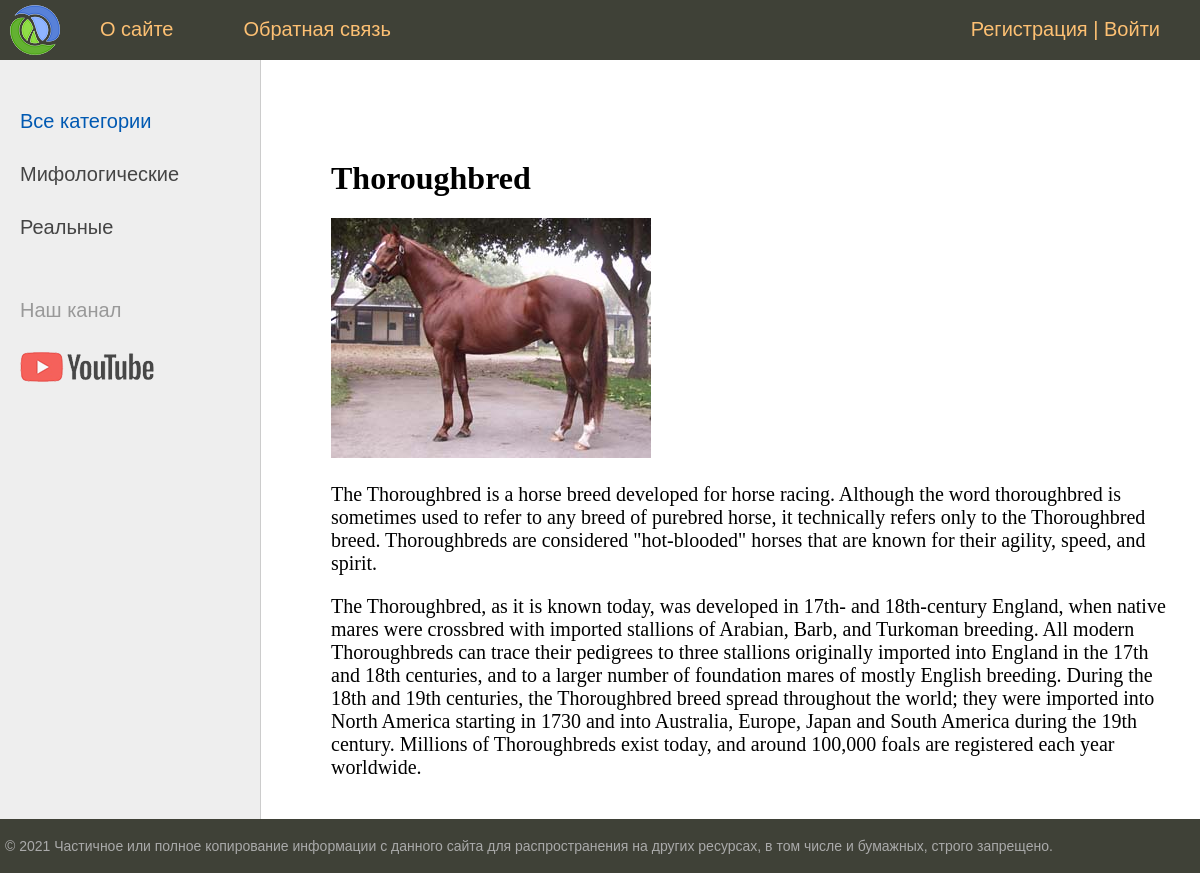
The page /post/thoroughbred/ on the database its author committed.
### horses/models.py (models this page shows, shortened)
class Category(models.Model):
    name = models.CharField(max_length=100, db_index=True, verbose_name='Категория')
    slug = models.SlugField(max_length=255, unique=True, db_index=True, verbose_name='URL')
    class Meta:
        verbose_name = 'Категория'
        verbose_name_plural = 'Категории'
        ordering = ['id']
    def get_absolute_url(self):
        return reverse('category', kwargs={'cat_slug': self.slug})

class Horses(models.Model):
    title = models.CharField(max_length=255, verbose_name='Заголовок')
    slug = models.SlugField(max_length=255, unique=True, db_index=True, verbose_name='URL')
    content = models.TextField(blank=True, verbose_name='Текст статьи')
    photo = models.ImageField(upload_to='photos/%Y/%m/%d', verbose_name='Фото')
    time_create = models.DateTimeField(auto_now_add=True, verbose_name='Время создания')
    time_update = models.DateTimeField(auto_now=True, verbose_name='Время изменения')
    is_published = models.BooleanField(default=True, verbose_name='Публикация')
    cat = models.ForeignKey('Category', on_delete=models.PROTECT, verbose_name='Категории')
    def __str__(self):
        return self.title
    class Meta:
        verbose_name = 'Крутые лошади'
        verbose_name_plural = 'Крутые лошади'
        ordering = ['time_create', 'title']

### horses/views.py (the view)
# urls.py: path('post/<slug:post_slug>/', ShowPost.as_view(), name='post'),
class ShowPost(DataMixin, DetailView):
    model = Horses
    template_name = 'horses/post.html'
    slug_url_kwarg = 'post_slug'
    context_object_name = 'post'
    def get_context_data(self, *, object_list=None, **kwargs):
        context = super().get_context_data(**kwargs)
        c_def = self.get_user_context(title=context['post'])
        return context | c_def

### horses/utils.py (called while the page is built)
    def get_user_context(self, **kwargs):
        context = kwargs
        cats = cache.get('cats')
        if not cats:
            cats = Category.objects.annotate(Count('horses'))
            cache.set('cats', cats, 60)
        user_menu = menu.copy()
        if not self.request.user.is_authenticated:
            user_menu.pop(1)
        context['menu'] = user_menu
        context['cats'] = cats
        if 'cat_selected' not in context:
            context['cat_selected'] = 0
        return context

### horses/templates/horses/post.html
{% extends 'horses/base.html' %}
{% block content %}
<h1>{{post.title}}</h1>
{% if post.photo %}
<p><img class="'img-article-left" src="{{post.photo.url}}"></p>
{% endif %}
{{post.content|linebreaks}}
{% endblock %}

### horses/templates/horses/base.html (shortened to what this page needs)
<!DOCTYPE html>
{% load static %}
{% load horses_tags %}
<html>
<head>
	<link type="text/css" href="{% static 'horses/css/styles.css' %}" rel="stylesheet" />
</head>
<body>
<table class="table-page" border=0 cellpadding="0" cellspacing="0">
<tr><td valign=top>
{% block mainmenu %}
		<div class="header">
			<ul id="mainmenu" class="mainmenu">
			<li class="logo"><a href="{% url 'home' %}"><div class="logo"></div></a></li>
{% for m in menu %}
			<li><a href="{% url m.url_name %}">{{m.title}}</a></li>
{% endfor %}
				{% if request.user.is_authenticated %}
				<li class="last"> {{user.username}} | <a href="{% url 'logout' %}">Выйти</a></li>
				{% else %}
				<li class="last"><a href="{% url 'register' %}">Регистрация</a> | <a href="{% url 'login' %}">Войти</a></li>
				{% endif %}
			</ul>
		</div>
{% endblock mainmenu %}
<table class="table-content" border=0 cellpadding="0" cellspacing="0">
<tr>
	<td valign="top" class="left-chapters">
	<ul id="leftchapters">
{% if cat_selected == 0 %}
		<li class="selected">Все категории</li>
{% else %}
		<li><a href="{% url 'home' %}">Все категории</a> </li>
{% endif %}
{% for c in cats %}
{% if c.horses__count > 0 %}
	{% if c.pk == cat_selected %}
		<li class="selected">{{c.name}}</li>
	{% else %}
		<li><a href="{{ c.get_absolute_url }}">{{c.name}}</a></li>
	{% endif %}
{% endif %}
{% endfor %}
		<li class="share">
		<p>Наш канал</p>
		<a class="share-yt" href="https://www.youtube.com/@DiscoverTheHorse" target="_blank" rel="nofollow"></a>
		</li>
	</ul>
</td>
<td valign="top" class="content">
	<div class="content-text">
{% block content %}
{% endblock %}
	</div>
</td></tr></table>
</td></tr>
<tr><td valign=top>
	<div id="footer">
		<p>&copy; 2021 Частичное или полное копирование информации с данного сайта для распространения на других ресурсах, в том числе и бумажных, строго запрещено.</p>
	</div>
</td></tr></table>
</body>
</html>

### horses/static/horses/css/styles.css (style rules this page uses)
html, body { font-family: 'Arial'; margin: 0; padding: 0; height: 100%; width: 100%; color: #444; }
a { color: #0059b2; text-decoration: none; }
img { max-width: 600px; height: auto; }
.table-page { width: 100%; height: 100%; vertical-align: top; }
.table-page tr { height: 100%; }
.header { background: #3F4137; height: 60px; }
.logo { background: url('../images/logo.png') no-repeat 10px 5px; width: 70px; height: 60px; }
ul.mainmenu { list-style: none; margin: 0; padding: 0; height: 60px; color: #fdc073; font-size: 20px; overflow: hidden; }
ul.mainmenu li { float: left; margin: 18px 40px 0 30px; }
ul.mainmenu li.logo { margin: 0; }
ul.mainmenu li.last { float: right; }
ul.mainmenu li a { color: #fdc073; text-decoration: none; }
.table-content { width: 100%; min-height: 100%; height: 100%; }
.left-chapters { margin: 0; background: #eee; border-right: 1px solid #ccc; min-height: 100%; }
.left-chapters ul { width: 230px; min-height: 100%; margin: 0; padding: 20px 10px 10px 20px; list-style: none; font-size: 20px; }
.left-chapters ul li { margin: 30px 0 0 0; color: #999; }
.left-chapters ul li.selected { color: #0059b2; }
.left-chapters ul li a { color: #444; text-decoration: none; }
.left-chapters ul li.share { margin: 60px 0 0 0; }
.left-chapters ul li.share p { margin: 30px 0 30px 0; }
.left-chapters ul li.share a { display: inline-block; width: 40px; height: 40px; margin: 0 20px 0 0; }
.left-chapters ul li.share a.share-yt { width: 100%; height: 30px; background: url('../images/share_yt.png') no-repeat 0 0 }
.content { padding: 40px 20px 20px 40px; width: 100%; box-sizing: border-box; }
.content-text { margin: 60px 0 0 30px; color: #000; font-size: 20px; font-family: Yandex Sans Display Light; }
.content-text h1 { font-size: 32px; }
#footer { box-sizing: border-box; background: #3F4137; padding: 5px; color: #aaa; font-size: 14px; font-family: Verdana, Geneva, Arial, Helvetica; text-align: left; overflow: hidden; }

### rows shown on the page
Category: name "Мифологические"
Category: name "Реальные"
Horses: title "Thoroughbred", photo (picture), content "The Thoroughbred is a horse breed developed for horse racing. Although the word thoroughbred is sometimes used to refer to any breed of purebred horse, it technically refers only to the Thoroughbred breed. Thoroughbreds are considered \"hot-blooded\" horses that are known for their agility, speed, and spirit. The Thoroughbred, as it is known today, was developed in 17th- and 18th-century England, when native mares were crossbred with imported stallions of Arabian, Barb, and Turkoman breeding. All modern Thoroughbreds can trace their pedigrees to three stallions originally imported into England in the 17th and 18th centuries, and to a larger number of foundation mares of mostly English…"

### other values the page prints
{{ m.title }} "О сайте" "Обратная связь"
